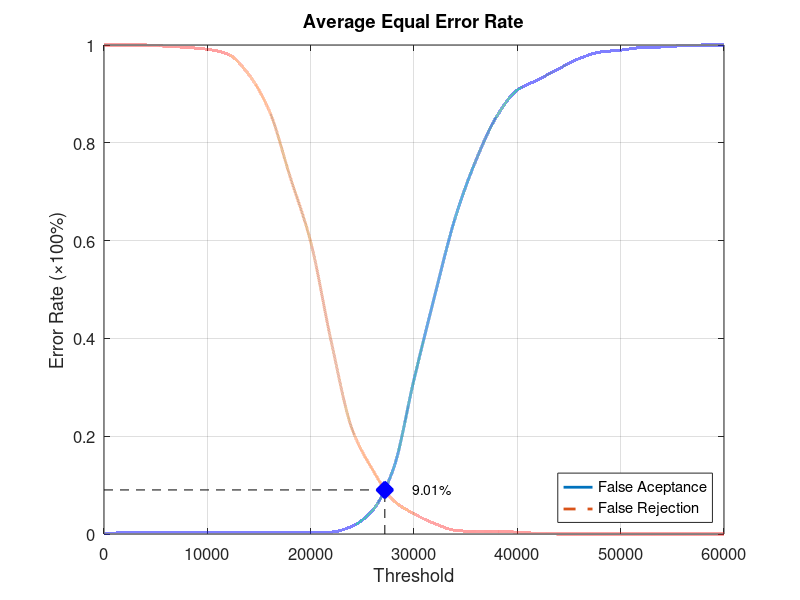
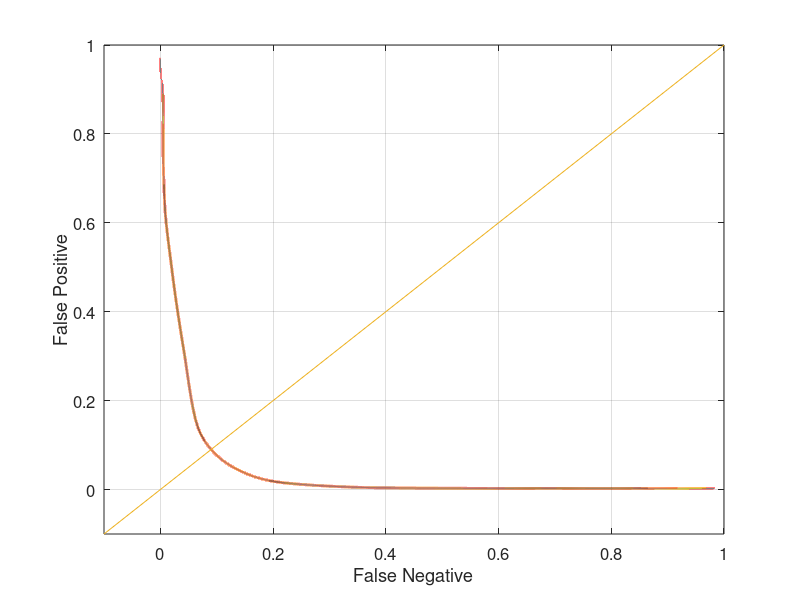

Write MATLAB code to recreate these figures, in order.
function yEER = Experiment4Average
close all;
clear;
clc;
x = 0:2000:60000;
xq = 0:0.5:60000;

y0 = [0 0.00263158 0.00263158 0.00263158 0.00263158 0.00263158 0.00263158 0.00263158 0.00263158 0.00263158 0.00263158 0.00394737 0.0157895 0.0486842 0.132895 0.315789 0.486842 0.647368 0.764474 0.853947 0.907895 0.928947 0.951316 0.972368 0.985526 0.989474 0.994737 0.996053 0.998684 1 1];
yy0 = interp1(x, y0, xq, 'pchip');
y1 = [1 1 1 0.9975 0.995 0.99125 0.98125 0.94 0.865 0.73125 0.5975 0.3925 0.215 0.13125 0.06875 0.04125 0.02125 0.0075 0.005 0.005 0.00375 0.00125 0 0 0 0 0 0 0 0 0];
yy1 = interp1(x, y1, xq, 'pchip');

% Calculating EER: 
y2 = abs(y0 - y1);
find(y2 == min(y2))
yy2 = abs(yy0 - yy1);
xEER = find(yy2 == min(yy2));
xEERIndex = xq(xEER) % X-axis EER
yEER = yy0(xEER) % Y-axis EER

main = figure
plot(xq, yy0,'-','LineWidth', 2);	hold on
plot(xq, yy1,'--','LineWidth', 2);	hold on
plot([xEERIndex xEERIndex], [0 yEER], 'k--');	hold on
plot([0 xEERIndex], [yEER yEER], 'k--');	hold on
plot(xEERIndex, yEER, 'bx', 'LineWidth', 10);	hold on
text(xEERIndex + 10 * xEERIndex / 100, yEER, [num2str(round((10000 * yEER)) / 100) '%'])
legend('False Aceptance', 'False Rejection', 'Location', 'SouthEast')
xlabel('Threshold')
ylabel('Error Rate (\times100%)')
title('Average Equal Error Rate')
set(gca, 'FontSize', 12)
axis([0 60000 0 1])
grid on

print(main, 'Experiment4AverageMain', '-dpng');
FNRxFPR = figure('Color', [1 1 1]);
plot(yy1, yy0, '-', yy1, yy0, 'LineWidth', 2);
hold on
y = -0.1:0.1:1
plot(y, y); 
set(gca, 'FontSize', 12)
xlabel('False Negative')
ylabel('False Positive')
axis([-0.1 1 -0.1 1])
set(gca, 'FontSize', 12)
grid on

print(FNRxFPR, 'Experiment4AverageFNRxFPR','-dpng');
end
